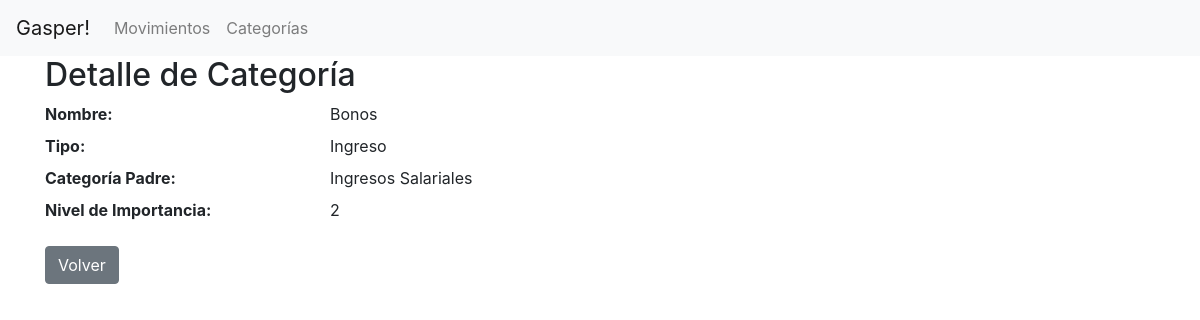
The page /app/categorias/detalle/3/ on the database its author committed.
### app/models.py (models this page shows, shortened)
class Categoria(models.Model):
    INGRESO = "I"
    EGRESO = "E"
    TIPO_CHOICES = [
        (INGRESO, "Ingreso"),
        (EGRESO, "Egreso"),
    ]
    nombre = models.CharField(max_length=100)
    tipo = models.CharField(max_length=1, choices=TIPO_CHOICES)
    categoria_padre = models.ForeignKey(
        "self", null=True, blank=True, on_delete=models.CASCADE
    )
    nivel_importancia = models.IntegerField(default=1)
    total = models.DecimalField(max_digits=10, decimal_places=2, default=0.00)
    def __str__(self):
        return self.nombre

### app/views.py (the view)
class DetalleCategoriaView(DetailView):
    model = Categoria
    template_name = "app/detalle_categoria.html"

### app/templates/app/detalle_categoria.html
{% extends "app/base.html" %} {% block content %}
<h2>Detalle de Categoría</h2>
<dl class="row">
  <dt class="col-sm-3">Nombre:</dt>
  <dd class="col-sm-9">{{ object.nombre }}</dd>
  <dt class="col-sm-3">Tipo:</dt>
  <dd class="col-sm-9">{{ object.get_tipo_display }}</dd>
  <dt class="col-sm-3">Categoría Padre:</dt>
  <dd class="col-sm-9">{{ object.categoria_padre|default:"No posee" }}</dd>
  <dt class="col-sm-3">Nivel de Importancia:</dt>
  <dd class="col-sm-9">{{ object.nivel_importancia }}</dd>
</dl>
<a href="{% url 'app:ver_categorias' %}" class="btn btn-secondary">Volver</a>
{% endblock %}

### rows shown on the page
Categoria: nombre "Bonos", tipo "Ingreso", categoria_padre "Ingresos Salariales", nivel_importancia "2"
